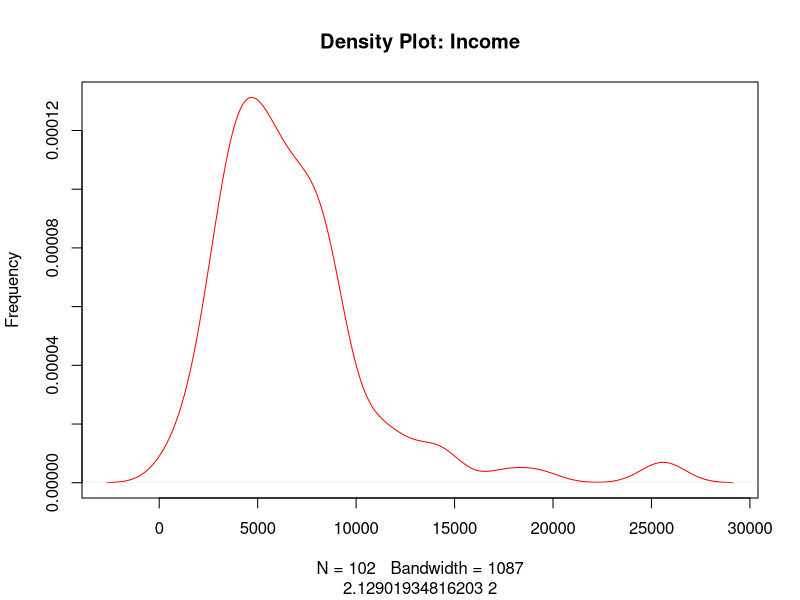
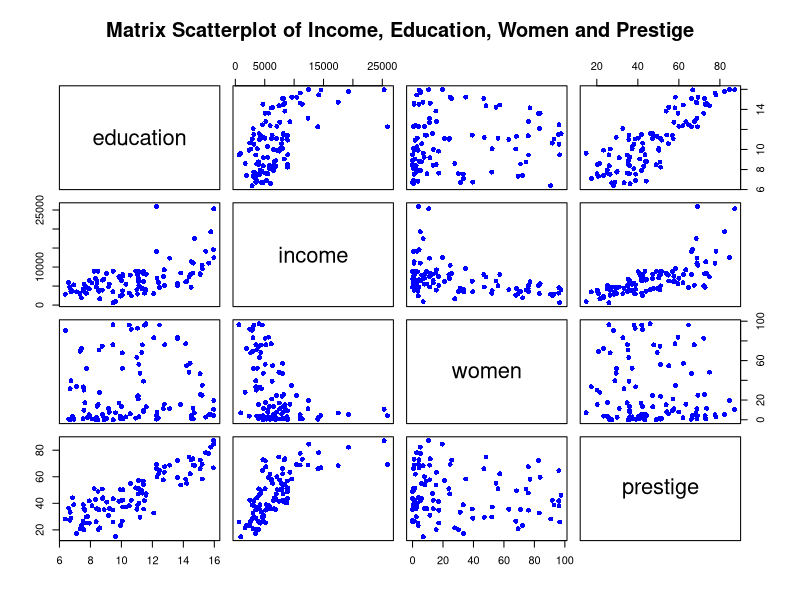
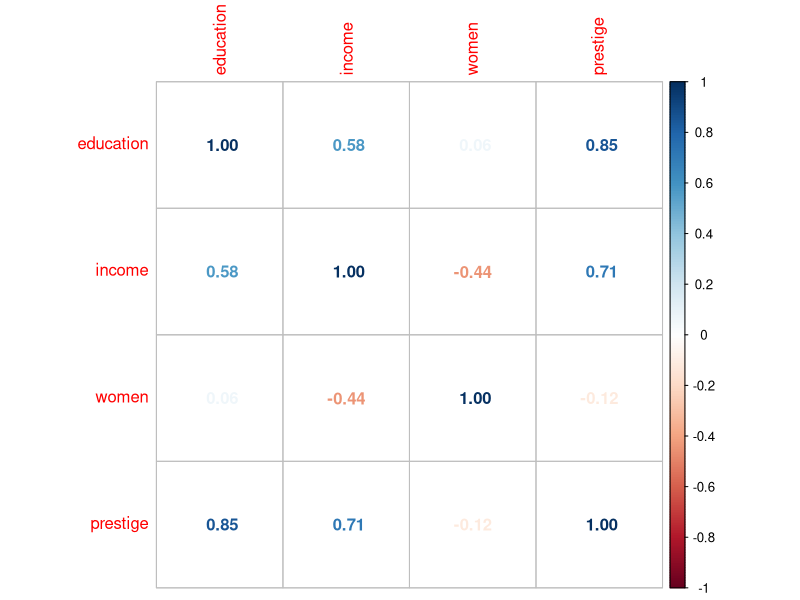
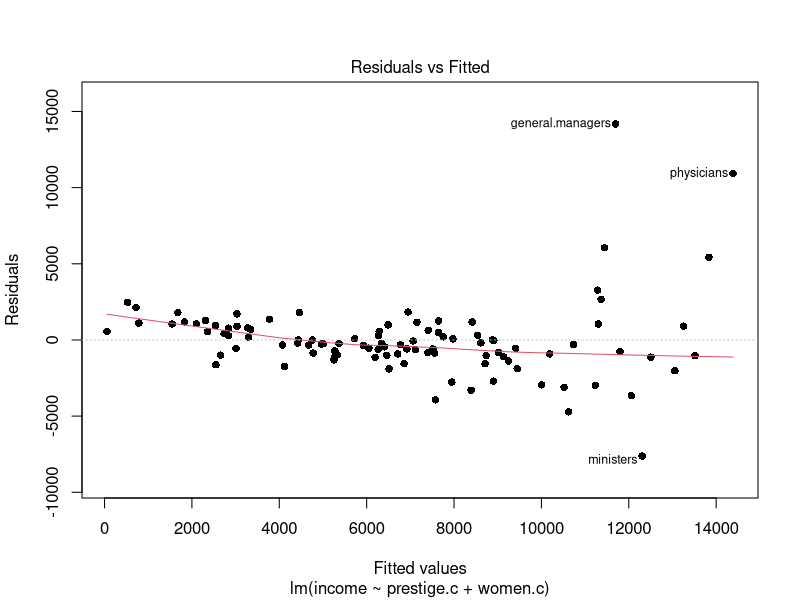

Write the R code that produced these figures, in order.
# Remove all variables
rm(list = ls())

#close graphic windows
graphics.off()

# clear screen
cat("\014")

# install packeges
# install.packages('corrplot')
# install.packages('car')

library(corrplot)
library(car)

head(cars)
head(Prestige)

head(Prestige, 20)

str(Prestige)

summary(Prestige)

# Subset data to capture just income, education, women and prestige 

newdata <- Prestige[,c(1:4)]
summary(newdata)

# plot density of income
plot(density(newdata$income), main = "Density Plot: Income", ylab = "Frequency", sub = paste(e1071::skewness(newdata$income),2), col="red")

plot(newdata, pch=16, col="blue", main="Matrix Scatterplot of Income, Education, Women and Prestige")

# Preprocess data, anter predictors

education.c <-scale(newdata$education, center = TRUE, scale = FALSE)
prestige.c <-scale(newdata$prestige, center = TRUE, scale = FALSE)
women.c <-scale(newdata$women, center = TRUE, scale = FALSE)

# bind these new variable into new data and apply a summary
new.c.vars <- cbind(education.c, prestige.c, women.c)
newdata <- cbind(newdata, new.c.vars)

names(newdata)[5:7] = c("education.c", "prestige.c", "women.c")
summary(newdata)

# Fit a linear model and run a summary of its result
mod1 <- lm(income ~education.c + prestige.c + women.c, data = newdata)
summary(mod1)

# plot a correlation graph
newdatacor = cor(newdata[1:4])
corrplot(newdatacor, method = "number")

# clear console
cat("\014")

# fit a linear model, excluding the variable education
mod2 <- lm(income ~ prestige.c +women.c, data = newdata)
summary(mod2)

# plot model residuals 
plot(mod2, pch=16, which = 1)

# mod 3
mod3 = lm (log(income)~ prestige.c + I(prestige.c^2) + women.c + I(women.c^2), data = newdata)
summary(mod3)
